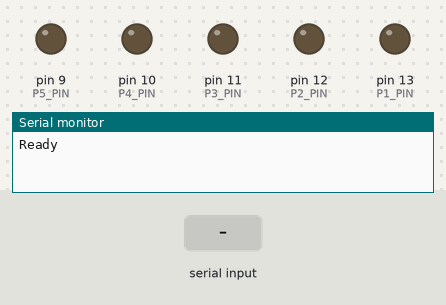
The sketch below on a simulated Arduino Uno, built with avr-gcc and run on an emulated ATmega328P. Parts: output pins drawn as LEDs (lit = HIGH), the last lines printed to the serial monitor. Inputs (shaded band) come from the test bench. Random numbers use the default seed unless the sketch sets one.

Above: at 1.2 s.
1.3 s: "4" received over Serial
At 3.1 s:
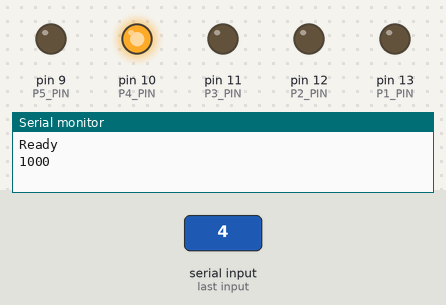
7.3 s: "1" received over Serial
At 9.8 s:
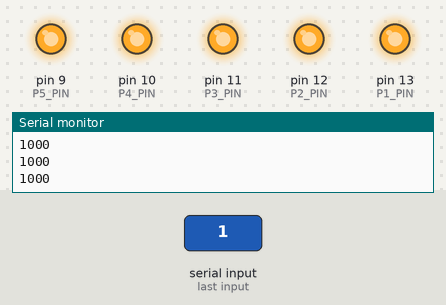
10.3 s: "2" received over Serial
At 11.5 s:
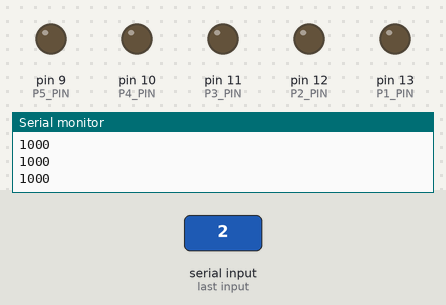
11.8 s: "5" received over Serial
At 12.6 s:
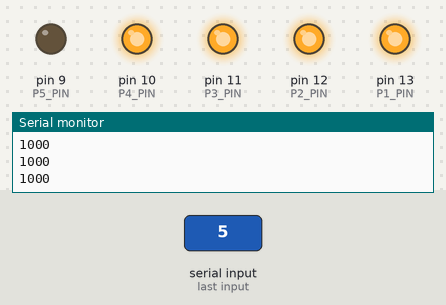
17.8 s: "3" received over Serial
At 21.6 s:
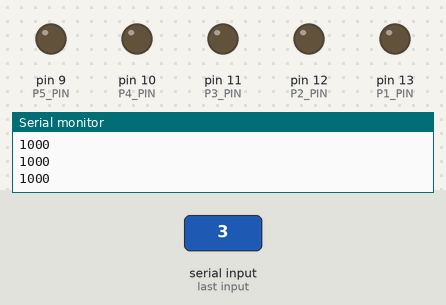
Timing chart, 0 to 21.8 s (numbered marks = the images above; inputs shaded):
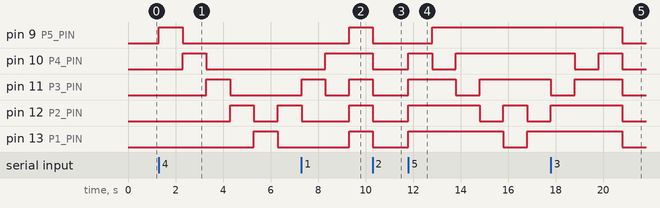

Measured:
- after the input at 1.3 s, pin 9 (P5_PIN): LOW → HIGH at once, → LOW 1.0 s later; pin 10 (P4_PIN): LOW → HIGH after 1.0 s, → LOW 1.0 s later; pin 11 (P3_PIN): LOW → HIGH after 2.0 s, → LOW 1.0 s later; pin 12 (P2_PIN): LOW → HIGH after 3.0 s, → LOW 1.0 s later, → HIGH 1.0 s later; pin 13 (P1_PIN): LOW → HIGH after 4.0 s, → LOW 1.0 s later
- after the input at 7.3 s, pin 9 (P5_PIN), pin 13 (P1_PIN): LOW → HIGH after 2.0 s
- after the input at 10.3 s, pin 9 (P5_PIN), pin 10 (P4_PIN), pin 11 (P3_PIN), pin 12 (P2_PIN), pin 13 (P1_PIN): HIGH → LOW at once
- after the input at 11.8 s, pin 9 (P5_PIN): LOW → HIGH after 1.0 s; pin 10 (P4_PIN): LOW → HIGH at once, → LOW 1.0 s later, → HIGH 1.0 s later
- after the input at 17.8 s, pin 9 (P5_PIN), pin 13 (P1_PIN): HIGH → LOW after 3.0 s

The sketch:

piliLED.ino
```cpp
const int P1_PIN = 13;
const int P2_PIN = 12;
const int P3_PIN = 11;
const int P4_PIN = 10;
const int P5_PIN = 9;
int minSpeed = 100;
int maxSpeed = 10000;
int curSpeed = 1000;
int delta = 100;//調整 delta(ms)
int play = false; // 啟動
int alwaysOn = false; // 恆亮


void setup() {
  Serial.begin(9600);
  Serial.println("Ready");
  pinMode(P1_PIN, OUTPUT);
  pinMode(P2_PIN, OUTPUT);
  pinMode(P3_PIN, OUTPUT);
  pinMode(P4_PIN, OUTPUT);
  pinMode(P5_PIN, OUTPUT);
}


void loop() {
  //Homework
  /*
    1:onAll(), 2:offAll(), 3:blinkLed(), 4:piliLed(), 5:antiPiliLed(), 6:randomLed()
    7:加速, 8:減速
  */
  //onAll();
  //offAll();
  //blinkLed();
  //piliLed();
  //antiPiliLed();
  //randomLed();

  readData();
}

void readData() {
  if (Serial.available() > 0) {
    char c = Serial.read();
    switch (c) {
      case '1':  //啟動
        alwaysOn = true;
        onAll();
        break;
      case '2': //關燈
        alwaysOn = false;
        offAll();
        break;
      case '3':  //閃爍
        play = true;
        alwaysOn = false;
        blinkLed();
        break;
      case '4':  //霹靂燈
        play = true;
        alwaysOn = false;
        piliLed();
        break;
      case '5':  //反霹靂燈
        antiPiliLed();
        break;
      case '6':
        play = true;
        alwaysOn = false;
        randomLed();
        break;
      case '7':  //加速
        play = true;
        alwaysOn = false;
        curSpeed -= delta;
        if (curSpeed < minSpeed) curSpeed = minSpeed;
        break;
      case '8':  //減速
        curSpeed += delta;
        if (curSpeed >= maxSpeed) curSpeed = maxSpeed;
        Serial.println(curSpeed);
        break;
    }
  }

}

// 隨機燈
void randomLed() {
  if (play) {
    if (alwaysOn) {
      onAll();
    } else { // 閃爍 Blink

      int pin = random(9, 14);
      Serial.print("random = ");
      Serial.println(pin);
      offAll();
      digitalWrite(pin, HIGH);
      delay(curSpeed);
      Serial.println(curSpeed);
    }

  } else offAll();
}


// 反霹靂燈
void antiPiliLed() {
 if (play) {
    if (alwaysOn) {
      onAll();
    } else {
  // 由 9 .. 13 由 下 往 上
  for (int pin = P5_PIN ; pin < P5_PIN + 5 ; pin++) {
    onAll();
    digitalWrite(pin, LOW);
    delay(curSpeed);
  }
  // 由 13 .. 9 由 上 往 下
  for (int pin = P5_PIN + 3 ; pin > P5_PIN ; pin--) {
    onAll();
    digitalWrite(pin, LOW);
    delay(curSpeed);
  }
  Serial.println(curSpeed);
    }

  } else offAll();
}


// 霹靂燈
void piliLed() {
 if (play) {
    if (alwaysOn) {
      onAll();
    } else {
  // 由 9 .. 13 由 下 往 上
  for (int pin = P5_PIN ; pin < P5_PIN + 5 ; pin++) {
    offAll();
    digitalWrite(pin, HIGH);
    delay(curSpeed);
    Serial.println(curSpeed);
  }
  // 由 13 .. 9 由 上 往 下
  for (int pin = P5_PIN + 3 ; pin > P5_PIN ; pin--) {
    offAll();
    digitalWrite(pin, HIGH);
    delay(curSpeed);
    Serial.println(curSpeed);
  }
  Serial.println(curSpeed);

    }

  } else offAll();
}


void offAll() {

  digitalWrite(P1_PIN, LOW);
  digitalWrite(P2_PIN, LOW);
  digitalWrite(P3_PIN, LOW);
  digitalWrite(P4_PIN, LOW);
  digitalWrite(P5_PIN, LOW);
}


void onAll() {

  digitalWrite(P1_PIN, HIGH);
  digitalWrite(P2_PIN, HIGH);
  digitalWrite(P3_PIN, HIGH);
  digitalWrite(P4_PIN, HIGH);
  digitalWrite(P5_PIN, HIGH);

}


// 閃爍
void blinkLed() {
  if (play) {
    if (alwaysOn) {
      onAll();
    } else {
      onAll();
      delay(curSpeed);
      offAll();
      delay(curSpeed);
      Serial.println(curSpeed);

    }

  } else offAll;
}
```
